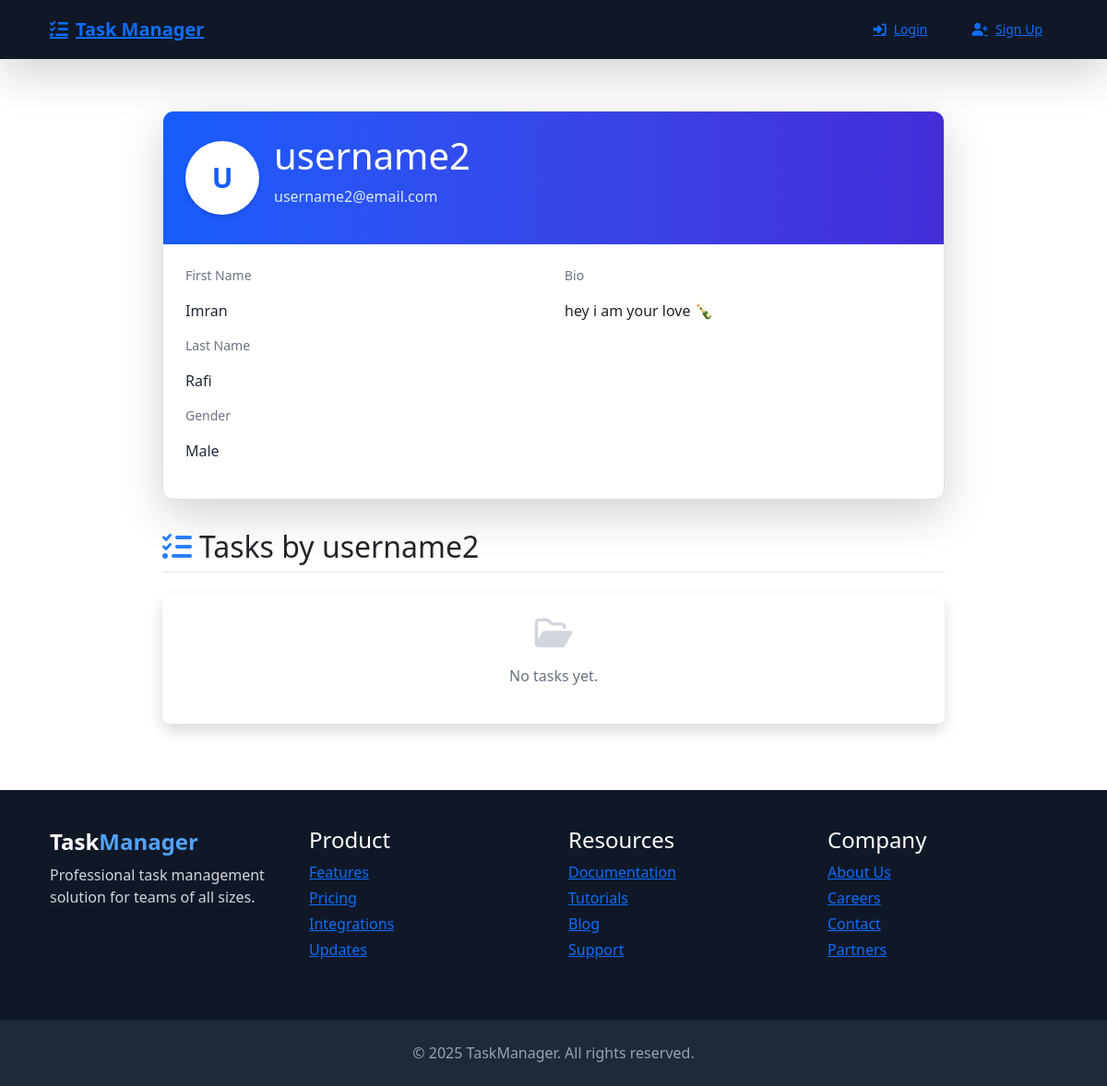
The page /accounts/profile/username2/ on the database its author committed.
### accounts/models.py (models this page shows, shortened)
class ProfileModel(models.Model):
    user = models.OneToOneField(User, on_delete=models.CASCADE, related_name='profile')
    first_name = models.CharField(max_length=50, blank=True)
    last_name = models.CharField(max_length=50, blank=True)
    position = models.CharField(max_length=2, choices=POSITION_CHOICES, blank=True)
    gender = models.CharField(max_length=1, choices=GENDER_CHOICES, blank=True)
    bio = models.TextField(default='this is bio', blank=True)

### accounts/views.py (the view)
# urls.py: path('profile/<slug:username>/', ProfileView.as_view(), name='profile'),
class ProfileView(DetailView):
    model = User  # Use the User model
    template_name = 'registration/profile.html'  # Use the profile.html template
    slug_field = 'username'  # Use the username as the slug field
    slug_url_kwarg = 'username'  # Use the username as the URL keyword argument
    context_object_name = 'profile_user'  # Use the username as the context object name
    def get_object(self):
        username = self.kwargs.get('username')
        return User.objects.get(username=username)
    def get_context_data(self, **kwargs):
        context = super().get_context_data(**kwargs)
        profile, created = ProfileModel.objects.get_or_create(user=self.object)
        context['profile'] = profile
        return context

### accounts/templates/registration/profile.html (shortened to what this page needs)
{% extends "base.html" %}
{% block content %}
<div class="max-w-4xl mx-auto px-4 py-8">
    <div class="bg-white rounded-xl shadow-lg overflow-hidden border border-gray-100">
        <div class="bg-gradient-to-r from-blue-600 to-indigo-700 p-6 text-white">
            <div class="flex items-center space-x-4">
                <div class="h-20 w-20 rounded-full bg-white flex items-center justify-center text-3xl font-bold text-blue-600 shadow-md">
                    {{ profile_user.username|first|upper }}
                </div>
                <div>
                    <h1 class="text-2xl font-bold">{{ profile_user.username }}</h1>
                    <p class="text-blue-100">{{ profile_user.email }}</p>
                </div>
            </div>
        </div>
        <div class="p-6 grid md:grid-cols-2 gap-6">
            <div class="space-y-4">
                <div>
                    <p class="text-sm font-medium text-gray-500">First Name</p>
                    <p class="text-gray-800">{{ profile.first_name|default:"Not set" }}</p>
                </div>
                <div>
                    <p class="text-sm font-medium text-gray-500">Last Name</p>
                    <p class="text-gray-800">{{ profile.last_name|default:"Not set" }}</p>
                </div>
                <div>
                    <p class="text-sm font-medium text-gray-500">Gender</p>
                    <p class="text-gray-800">{{ profile.get_gender_display|default:"Not specified" }}</p>
                </div>
            </div>
            <div>
                <div class="mb-4">
                    <p class="text-sm font-medium text-gray-500">Bio</p>
                    <p class="text-gray-800">{{ profile.bio|default:"No bio yet"|linebreaks }}</p>
                </div>
            </div>
        </div>
    </div>
    <div class="mt-8">
        <h2 class="text-xl font-semibold text-gray-800 mb-4 pb-2 border-b border-gray-200">
            <i class="fas fa-tasks mr-2 text-blue-500"></i>Tasks by {{ profile_user.username }}
        </h2>
        {% if tasks %}
        <div class="space-y-3">
            {% for task in tasks %}
            <div class="bg-white rounded-lg shadow p-4 border-l-4 {% if task.is_done %}border-green-500{% else %}border-orange-500{% endif %}">
                <div class="flex justify-between items-start">
                    <div>
                        <h3 class="font-medium text-gray-800">{{ task.title }}</h3>
                        <p class="text-sm text-gray-500 mt-1">{{ task.description|truncatechars:100 }}</p>
                    </div>
                    <span class="px-3 py-1 rounded-full text-xs font-medium {% if task.is_done %}bg-green-100 text-green-800{% else %}bg-orange-100 text-orange-800{% endif %}">
                        {{ task.is_done|yesno:"Done,Not Done" }}
                    </span>
                </div>
                {% if task.due_date %}
                <div class="mt-2 flex items-center text-sm text-gray-500">
                    <i class="far fa-calendar-alt mr-1"></i>
                    Due: {{ task.due_date|date:"M d, Y" }}
                </div>
                {% endif %}
            </div>
            {% endfor %}
        </div>
        {% else %}
        <div class="bg-white rounded-lg shadow p-6 text-center">
            <i class="far fa-folder-open text-4xl text-gray-300 mb-3"></i>
            <p class="text-gray-500">No tasks yet.</p>
        </div>
        {% endif %}
    </div>
</div>
{% endblock %}

### rows shown on the page
ProfileModel: first_name "Imran", last_name "Rafi", gender "Male", bio "hey i am your love 🍾"

### other values the page prints
{{ profile_user.username|first|upper }} "U"
{{ profile_user.username }} "username2"
{{ profile_user.email }} "username2@email.com"
